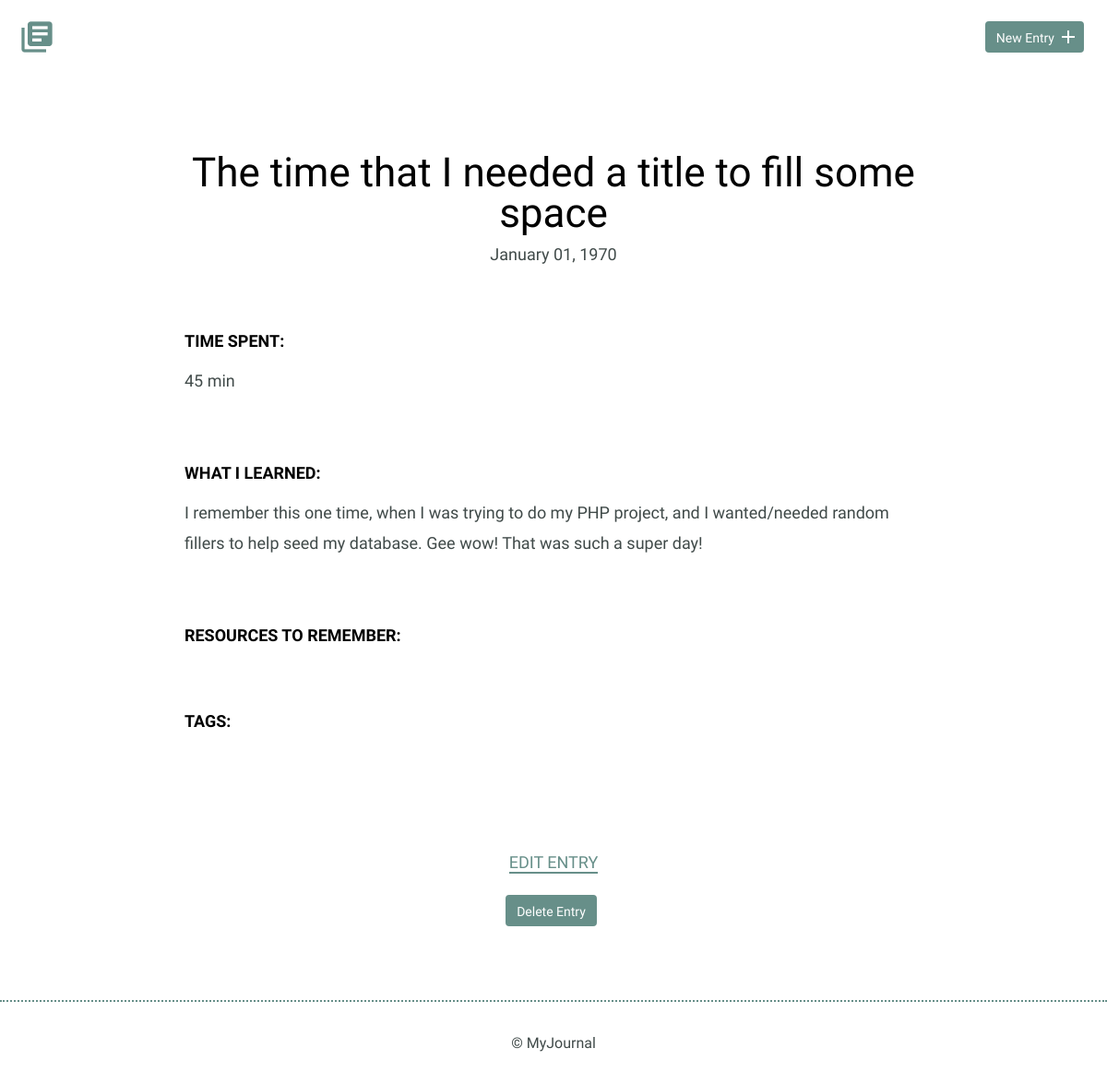
The page /detail.php?id=4 on the database as committed earlier.
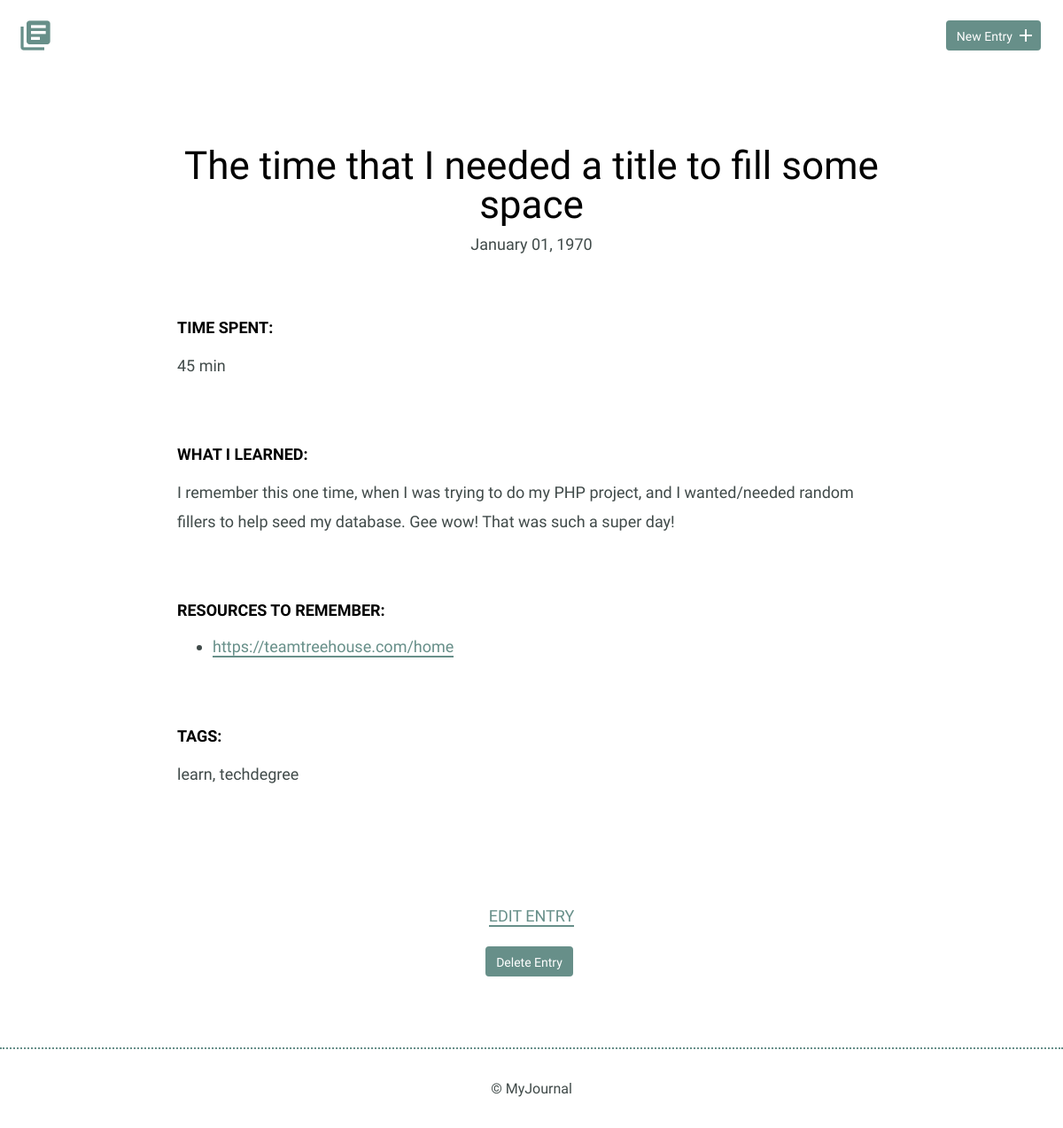
The same page on the database as committed later.
### tables this page shows
CREATE TABLE "entries" (
	`id`	INTEGER,
	`title`	TEXT,
	`date`	TEXT,
	`time_spent`	INTEGER,
	`learned`	BLOB,
	`resources`	BLOB, tags TEXT,
	PRIMARY KEY(`id`)
);

### detail.php (the view, shortened to what this page needs)
<?php
include('inc/header.php');
include('inc/functions.php');
if(!empty($_GET['id'])){
    $entry_id = intval($_GET['id']);
}
try{
    $result = $db->prepare('SELECT *
    FROM entries
    WHERE id =?');
    $result->bindParam(1, $entry_id);
    $result->execute();
}catch(Exception $e){
    echo $e->getMessage();
    die();
}
$entry = $result->fetch(PDO::FETCH_ASSOC);
?>
                <div class="entry-list single">
                    <article>
                        <h1><?php echo $entry['title']; ?></h1>
                        <time datetime="<?php echo $entry['date'];?>"><?php echo date('F d, Y', $entry['date']);?></time>
                        <div class="entry">
                            <h3>Time Spent: </h3>
                            <p><?php echo $entry['time_spent'];?></p>
                        </div>
                        <div class="entry">
                            <h3>What I Learned:</h3>
                            <p><?php echo $entry['learned'];?></p>
                        </div>
                        <div class="entry">
                            <h3>Resources to Remember:</h3>
                            <?php
                                if (!empty($entry['resources'])) {
                                    echo "<ul>";
                                    foreach (explode(',', $entry['resources']) as $ent) {
                                        if (stripos(trim($ent), 'http://') === 0 or stripos(trim($ent), 'https://') === 0) {
                                            echo "<li><a href='" . strtolower(trim($ent)) . "' target='_blank'>" . strtolower(trim($ent)) . "</a></li>";
                                        } else {
                                            echo "<li>" . trim($ent) . "</li>";
                                        }
                                    }
                                    echo "</ul>";
                                }
                            ?>
                        </div>
                        <div class="entry">
                            <h3>Tags:</h3>
                            <p><?php echo $entry['tags'];?></p>
                        </div>
                    </article>
                </div>
            </div>
            <div class="edit">
                <p><a href="edit.php?id=<?php echo $entry['id'];?>">Edit Entry</a></p>
                <?php
                                              echo " <form method='post' action='detail.php' onsubmit='return confirm(\"Are you sure you want to delete this entry?\")'>\n";
                                              echo '<input type="submit" value="Delete Entry" class="button">';
                                              echo " </form>";
                ?>
            </div>
        </section>
        <footer>
            <div>
                &copy; MyJournal
            </div>
        </footer>
    </body>
</html>

Rows that differ between the two databases and show on the page:
now on one of the page's lists (row edited): entries: resources "https://teamtreehouse.com/home"
changed entries "The time that I needed a title to fill some space": tags (not shown) → "learn, techdegree"
